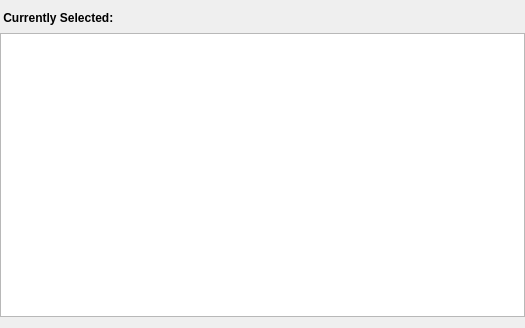
<?xml version="1.0" encoding="UTF-8"?>
<ui version="4.0">
 <class>qSlicerLongPETCTReportTableWidget</class>
 <widget class="QWidget" name="qSlicerLongPETCTReportTableWidget">
  <property name="geometry">
   <rect>
    <x>0</x>
    <y>0</y>
    <width>525</width>
    <height>328</height>
   </rect>
  </property>
  <property name="windowTitle">
   <string>Form</string>
  </property>
  <layout class="QVBoxLayout" name="verticalLayout_3">
   <property name="spacing">
    <number>4</number>
   </property>
   <property name="leftMargin">
    <number>0</number>
   </property>
   <property name="topMargin">
    <number>6</number>
   </property>
   <property name="rightMargin">
    <number>0</number>
   </property>
   <property name="bottomMargin">
    <number>6</number>
   </property>
   <item>
    <layout class="QGridLayout" name="gridLayout" columnstretch="0,1">
     <property name="leftMargin">
      <number>0</number>
     </property>
     <property name="topMargin">
      <number>5</number>
     </property>
     <property name="rightMargin">
      <number>0</number>
     </property>
     <property name="bottomMargin">
      <number>5</number>
     </property>
     <property name="horizontalSpacing">
      <number>12</number>
     </property>
     <property name="verticalSpacing">
      <number>8</number>
     </property>
     <item row="0" column="0">
      <widget class="QLabel" name="LabelSelected">
       <property name="styleSheet">
        <string notr="true">font-weight: 600;</string>
       </property>
       <property name="text">
        <string> Currently Selected:</string>
       </property>
       <property name="alignment">
        <set>Qt::AlignLeading|Qt::AlignLeft|Qt::AlignVCenter</set>
       </property>
      </widget>
     </item>
     <item row="0" column="1">
      <widget class="QLabel" name="LabelSelectedValue">
       <property name="text">
        <string/>
       </property>
      </widget>
     </item>
     <item row="1" column="0" colspan="2">
      <widget class="QTableWidget" name="TableReport"/>
     </item>
    </layout>
   </item>
  </layout>
 </widget>
 <resources>
  <include location="../qSlicerLongPETCTModule.qrc"/>
 </resources>
 <connections/>
</ui>
